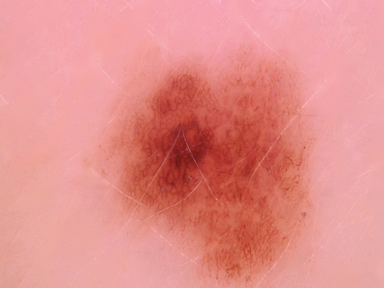
#> input picture important files to be deleted/delete_feature_test_images/img_1965.png, 384 x 288 px; its folder holds only this picture in this run
$ python -i extract_features_examples.py   (imports and definitions only)
#> lines starting #> are read from the running program, lines starting #| are printed output that depends on the picture; after the words box and inside, x2 and y2 are one past the last pixel; in counts of white or black regions, pixels touching at a corner belong together
#> further down, picture is the input picture: shape (288, 384, 3); mean B, G, R 139.6, 143.3, 227.6
import cv2
import numpy as np
from math import sqrt, floor, ceil, nan, pi
from skimage import color, exposure
from skimage.color import rgb2gray
from skimage.feature import blob_log
from skimage.filters import threshold_otsu
from skimage.measure import label, regionprops
from skimage.transform import resize
from skimage.transform import rotate
from skimage import morphology
from sklearn.cluster import KMeans
from skimage.segmentation import slic
from skimage.color import rgb2hsv
from scipy.stats import circmean, circvar, circstd
from statistics import variance, stdev
from scipy.spatial import ConvexHull


# [77 lines left out: functions measure_pigment_network, measure_blue_veil, measure_vascular, measure_globules, measure_streaks, not called in this run]


def measure_irregular_pigmentation(image):

    gray = cv2.cvtColor(image, cv2.COLOR_BGR2GRAY)
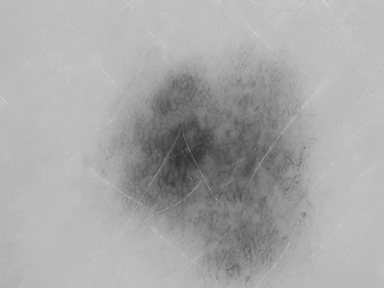
#> gray: shape (288, 384); min 50, max 211, mean 168.1
    threshold = threshold_otsu(gray)
#> threshold = 151
    binary = gray > threshold
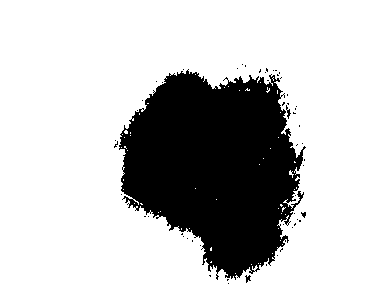
#> binary: shape (288, 384) bool; 76.2% white; 55 black regions (52 under 20 px), largest, box (x1, y1, x2, y2) and area: (119, 69, 306, 280) 26175, (286, 105, 291, 119) 29, (245, 275, 251, 283) 26
    labeled_image = label(binary)
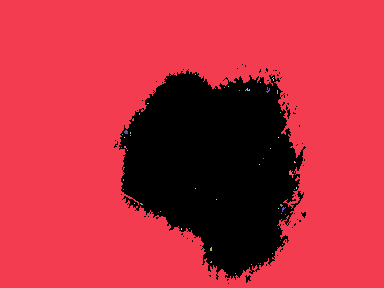
#> labeled_image: shape (288, 384) int32; 55 distinct labels, from 0 to 54; one colour per label, 0 black

    min_rows, min_cols, max_rows, max_cols = [], [], [], []

    for region in regionprops(labeled_image):
        area = region.area
        perimeter = region.perimeter

        if perimeter == 0:
            continue

        circularity = 4 * np.pi * (area / (perimeter ** 2))

        if circularity < 0.6:
            min_row, min_col, max_row, max_col = region.bbox
            min_rows.append(min_row)
            min_cols.append(min_col)
            max_rows.append(max_row)
            max_cols.append(max_col)
#> this loop made 54 passes
#> (area, perimeter, circularity, min_row, min_col, max_row, max_col) on pass 1: (84090, 3096.7, 0.11, 0, 0, 288, 384)
#> after the loop, max_cols = [384]; max_rows = [288]; min_cols = [0]; min_rows = [0]

    _, binary_mask = cv2.threshold(gray, 0, 255, cv2.THRESH_BINARY + cv2.THRESH_OTSU)
    total_pixels = np.prod(binary_mask.shape[:2])
#> total_pixels = 110592
    irregular_pixels = np.count_nonzero(binary_mask)
#> irregular_pixels = 84231
    coverage_percentage = (irregular_pixels / total_pixels) * 100
#> coverage_percentage = 76.16

    return coverage_percentage


# [403 lines left out: functions measure_regression, get_compactness, get_asymmetry, get_multicolor_rate, get_com_col, crop and 18 more, not called in this run]

>>> import cv2
>>> picture = cv2.imread('delete_feature_test_images/img_1965.png')
>>> result = measure_irregular_pigmentation(picture)
#> result = 76.16

$ run again, on important files to be deleted/delete_feature_test_images/img_1966.png
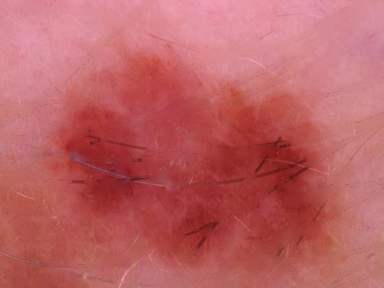
#> input picture important files to be deleted/delete_feature_test_images/img_1966.png, 384 x 288 px
#> picture is the input picture: shape (288, 384, 3); mean B, G, R 100.1, 97.8, 189.1
#> threshold = 126
#> in measure_irregular_pigmentation, `binary = gray > threshold`:
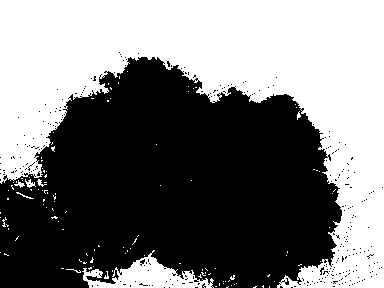
#> binary: shape (288, 384) bool; 47.5% white; 120 white regions (112 under 20 px), largest, box (x1, y1, x2, y2) and area: (0, 0, 384, 288) 49877, (82, 250, 214, 288) 2094, (25, 179, 36, 188) 47
#> in measure_irregular_pigmentation, `labeled_image = label(binary)`:
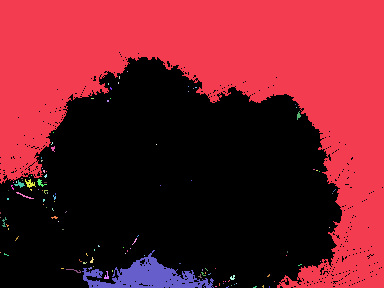
#> labeled_image: shape (288, 384) int32; 121 distinct labels, from 0 to 120; one colour per label, 0 black
#> the loop in measure_irregular_pigmentation, `for region in regionprops(labeled_image):` made 120 passes
#> (area, perimeter, circularity, min_row, min_col, max_row, max_col) on passes 1, 33, 49, 78: (49877, 3356.4, 0.0556, 0, 0, 288, 384), (47, 32.73, 0.551, 179, 25, 188, 36), (28, 27.21, 0.475, 192, 16, 199, 34), (2094, 675.6, 0.0577, 250, 82, 288, 214)
#> after the loop in measure_irregular_pigmentation, `for region in regionprops(labeled_image):`: max_cols = [384, 36, 34, 214]; max_rows = [288, 188, 199, 288]; min_cols = [0, 25, 16, 82]; min_rows = [0, 179, 192, 250]
#> irregular_pixels = 52507
#> coverage_percentage = 47.48

$ run again, on important files to be deleted/delete_feature_test_images/img_1969.png
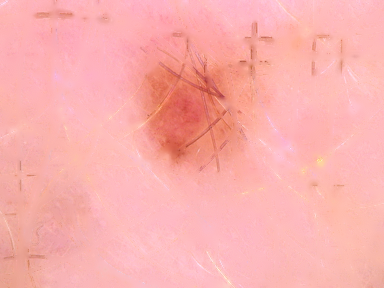
#> input picture important files to be deleted/delete_feature_test_images/img_1969.png, 384 x 288 px
#> picture is the input picture: shape (288, 384, 3); mean B, G, R 173.5, 175.6, 250
#> threshold = 179
#> in measure_irregular_pigmentation, `binary = gray > threshold`:
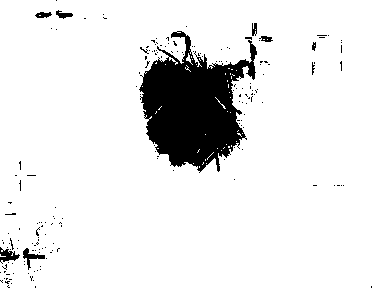
#> binary: shape (288, 384) bool; 90.6% white; 181 black regions (172 under 20 px), largest, box (x1, y1, x2, y2) and area: (139, 31, 257, 173) 9295, (0, 247, 20, 264) 161, (23, 248, 45, 270) 150
#> in measure_irregular_pigmentation, `labeled_image = label(binary)`:
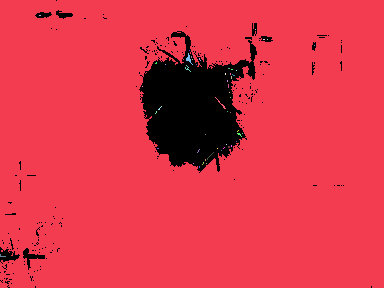
#> labeled_image: shape (288, 384) int32; 53 distinct labels, from 0 to 52; one colour per label, 0 black
#> the loop in measure_irregular_pigmentation, `for region in regionprops(labeled_image):` made 52 passes
#> (area, perimeter, circularity, min_row, min_col, max_row, max_col) on pass 1: (100054, 3751.3, 0.0893, 0, 0, 288, 384)
#> after the loop in measure_irregular_pigmentation, `for region in regionprops(labeled_image):`: max_cols = [384]; max_rows = [288]; min_cols = [0]
#> irregular_pixels = 100219
#> coverage_percentage = 90.62
